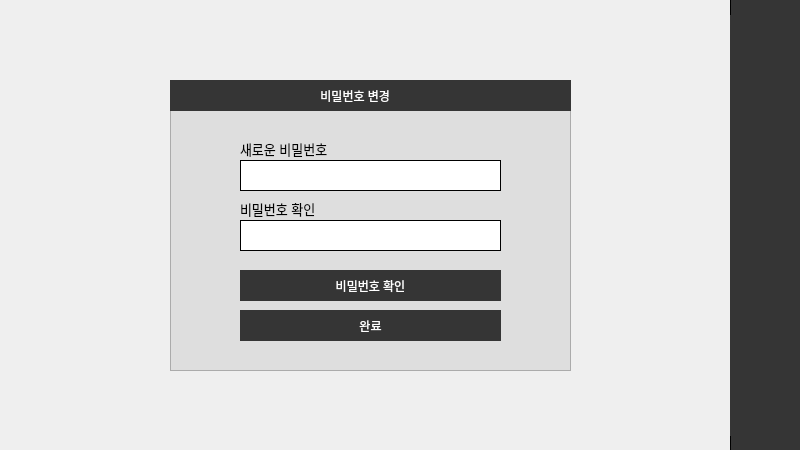
<?xml version="1.0" encoding="UTF-8"?>
<ui version="4.0">
 <class>Dialog</class>
 <widget class="QDialog" name="Dialog">
  <property name="geometry">
   <rect>
    <x>0</x>
    <y>0</y>
    <width>800</width>
    <height>450</height>
   </rect>
  </property>
  <property name="windowTitle">
   <string>비밀번호 변경</string>
  </property>
  <property name="styleSheet">
   <string notr="true"/>
  </property>
  <widget class="QTextBrowser" name="textBrowser">
   <property name="geometry">
    <rect>
     <x>170</x>
     <y>110</y>
     <width>401</width>
     <height>261</height>
    </rect>
   </property>
   <property name="styleSheet">
    <string notr="true">background-color:#dedede;</string>
   </property>
  </widget>
  <widget class="QLabel" name="label_6">
   <property name="geometry">
    <rect>
     <x>240</x>
     <y>200</y>
     <width>91</width>
     <height>17</height>
    </rect>
   </property>
   <property name="font">
    <font>
     <family>Arial</family>
     <pointsize>10</pointsize>
     <weight>50</weight>
     <bold>false</bold>
    </font>
   </property>
   <property name="styleSheet">
    <string notr="true"/>
   </property>
   <property name="text">
    <string>비밀번호 확인</string>
   </property>
  </widget>
  <widget class="QLineEdit" name="re_pw">
   <property name="geometry">
    <rect>
     <x>240</x>
     <y>220</y>
     <width>261</width>
     <height>31</height>
    </rect>
   </property>
   <property name="styleSheet">
    <string notr="true">QLineEdit{
border:1px solid #000;
background:#fff;
}

QLineEdit:focus{
border:2px solid #353535;
}</string>
   </property>
  </widget>
  <widget class="QPushButton" name="change_pw_Btn">
   <property name="geometry">
    <rect>
     <x>240</x>
     <y>310</y>
     <width>261</width>
     <height>31</height>
    </rect>
   </property>
   <property name="font">
    <font>
     <family>Arial</family>
     <weight>50</weight>
     <bold>false</bold>
    </font>
   </property>
   <property name="styleSheet">
    <string notr="true">QPushButton{
border:1px solid #353535;
background-color:#353535;
color:#fff;
}

QPushButton:hover{
background-color:#fff;
color:#353535;
}
</string>
   </property>
   <property name="text">
    <string>완료</string>
   </property>
  </widget>
  <widget class="QLineEdit" name="new_pw">
   <property name="geometry">
    <rect>
     <x>240</x>
     <y>160</y>
     <width>261</width>
     <height>31</height>
    </rect>
   </property>
   <property name="styleSheet">
    <string notr="true">QLineEdit{
border:1px solid #000;
background:#fff;
}

QLineEdit:focus{
border:2px solid #353535;
}</string>
   </property>
  </widget>
  <widget class="QLabel" name="label">
   <property name="geometry">
    <rect>
     <x>240</x>
     <y>140</y>
     <width>91</width>
     <height>17</height>
    </rect>
   </property>
   <property name="font">
    <font>
     <family>Arial</family>
     <pointsize>10</pointsize>
     <weight>50</weight>
     <bold>false</bold>
    </font>
   </property>
   <property name="styleSheet">
    <string notr="true"/>
   </property>
   <property name="text">
    <string>새로운 비밀번호</string>
   </property>
  </widget>
  <widget class="QPushButton" name="pw_Btn">
   <property name="geometry">
    <rect>
     <x>240</x>
     <y>270</y>
     <width>261</width>
     <height>31</height>
    </rect>
   </property>
   <property name="font">
    <font>
     <family>Arial</family>
     <weight>50</weight>
     <bold>false</bold>
    </font>
   </property>
   <property name="styleSheet">
    <string notr="true">QPushButton{
border:1px solid #353535;
background-color:#353535;
color:#fff;
}

QPushButton:hover{
background-color:#fff;
color:#353535;
}
</string>
   </property>
   <property name="text">
    <string>비밀번호 확인</string>
   </property>
  </widget>
  <widget class="QLabel" name="label_2">
   <property name="geometry">
    <rect>
     <x>170</x>
     <y>80</y>
     <width>401</width>
     <height>31</height>
    </rect>
   </property>
   <property name="styleSheet">
    <string notr="true">border:1px solid #353535;
background-color:#353535;
color:#fff;</string>
   </property>
   <property name="text">
    <string>                                            비밀번호 변경</string>
   </property>
  </widget>
  <widget class="QPushButton" name="donation_icon">
   <property name="enabled">
    <bool>false</bool>
   </property>
   <property name="geometry">
    <rect>
     <x>730</x>
     <y>295</y>
     <width>71</width>
     <height>71</height>
    </rect>
   </property>
   <property name="font">
    <font>
     <family>Adobe Arabic</family>
     <pointsize>16</pointsize>
    </font>
   </property>
   <property name="styleSheet">
    <string notr="true">QPushButton{
background:#353535;
border:none;
}
QPushButton:hover{
border:2px solid #fff; 
}</string>
   </property>
   <property name="text">
    <string/>
   </property>
   <property name="icon">
    <iconset>
     <normaloff>icon/Icon5.png</normaloff>icon/Icon5.png</iconset>
   </property>
   <property name="iconSize">
    <size>
     <width>35</width>
     <height>35</height>
    </size>
   </property>
  </widget>
  <widget class="QPushButton" name="home_icon">
   <property name="enabled">
    <bool>false</bool>
   </property>
   <property name="geometry">
    <rect>
     <x>730</x>
     <y>15</y>
     <width>71</width>
     <height>71</height>
    </rect>
   </property>
   <property name="font">
    <font>
     <family>Adobe Arabic</family>
     <pointsize>16</pointsize>
    </font>
   </property>
   <property name="styleSheet">
    <string notr="true">QPushButton{
background:#353535;
border:none;
}
QPushButton:hover{
border:2px solid #fff; 
}</string>
   </property>
   <property name="text">
    <string/>
   </property>
   <property name="icon">
    <iconset>
     <normaloff>icon/Icon1.png</normaloff>icon/Icon1.png</iconset>
   </property>
   <property name="iconSize">
    <size>
     <width>35</width>
     <height>35</height>
    </size>
   </property>
  </widget>
  <widget class="QPushButton" name="return_icon">
   <property name="enabled">
    <bool>false</bool>
   </property>
   <property name="geometry">
    <rect>
     <x>730</x>
     <y>225</y>
     <width>71</width>
     <height>71</height>
    </rect>
   </property>
   <property name="font">
    <font>
     <family>Adobe Arabic</family>
     <pointsize>16</pointsize>
    </font>
   </property>
   <property name="styleSheet">
    <string notr="true">QPushButton{
background:#353535;
border:none;
}
QPushButton:hover{
border:2px solid #fff; 
}</string>
   </property>
   <property name="text">
    <string/>
   </property>
   <property name="icon">
    <iconset>
     <normaloff>icon/Icon4.png</normaloff>icon/Icon4.png</iconset>
   </property>
   <property name="iconSize">
    <size>
     <width>35</width>
     <height>35</height>
    </size>
   </property>
  </widget>
  <widget class="QPushButton" name="search_icon">
   <property name="enabled">
    <bool>false</bool>
   </property>
   <property name="geometry">
    <rect>
     <x>730</x>
     <y>85</y>
     <width>71</width>
     <height>71</height>
    </rect>
   </property>
   <property name="font">
    <font>
     <family>Adobe Arabic</family>
     <pointsize>16</pointsize>
    </font>
   </property>
   <property name="styleSheet">
    <string notr="true">QPushButton{
background:#353535;
border:none;
}
QPushButton:hover{
border:2px solid #fff; 
}</string>
   </property>
   <property name="text">
    <string/>
   </property>
   <property name="icon">
    <iconset>
     <normaloff>icon/Icon2.png</normaloff>icon/Icon2.png</iconset>
   </property>
   <property name="iconSize">
    <size>
     <width>40</width>
     <height>40</height>
    </size>
   </property>
  </widget>
  <widget class="QPushButton" name="shopping_icon">
   <property name="enabled">
    <bool>false</bool>
   </property>
   <property name="geometry">
    <rect>
     <x>730</x>
     <y>155</y>
     <width>71</width>
     <height>71</height>
    </rect>
   </property>
   <property name="font">
    <font>
     <family>Adobe Arabic</family>
     <pointsize>16</pointsize>
    </font>
   </property>
   <property name="styleSheet">
    <string notr="true">QPushButton{
background:#353535;
border:none;
}
QPushButton:hover{
border:2px solid #fff; 
}</string>
   </property>
   <property name="text">
    <string/>
   </property>
   <property name="icon">
    <iconset>
     <normaloff>icon/Icon3.png</normaloff>icon/Icon3.png</iconset>
   </property>
   <property name="iconSize">
    <size>
     <width>35</width>
     <height>35</height>
    </size>
   </property>
  </widget>
  <widget class="QPushButton" name="user_icon">
   <property name="enabled">
    <bool>false</bool>
   </property>
   <property name="geometry">
    <rect>
     <x>730</x>
     <y>365</y>
     <width>71</width>
     <height>71</height>
    </rect>
   </property>
   <property name="font">
    <font>
     <family>Adobe Arabic</family>
     <pointsize>16</pointsize>
    </font>
   </property>
   <property name="styleSheet">
    <string notr="true">QPushButton{
background:#353535;
border:none;
}
QPushButton:hover{
border:2px solid #fff; 
}</string>
   </property>
   <property name="text">
    <string/>
   </property>
   <property name="icon">
    <iconset>
     <normaloff>icon/Icon6.png</normaloff>icon/Icon6.png</iconset>
   </property>
   <property name="iconSize">
    <size>
     <width>40</width>
     <height>40</height>
    </size>
   </property>
  </widget>
  <widget class="QTextBrowser" name="textBrowser_4">
   <property name="geometry">
    <rect>
     <x>730</x>
     <y>-20</y>
     <width>71</width>
     <height>471</height>
    </rect>
   </property>
   <property name="styleSheet">
    <string notr="true">border:1px solid; background-color:#353535;</string>
   </property>
  </widget>
  <zorder>textBrowser_4</zorder>
  <zorder>textBrowser</zorder>
  <zorder>label_6</zorder>
  <zorder>re_pw</zorder>
  <zorder>change_pw_Btn</zorder>
  <zorder>new_pw</zorder>
  <zorder>label</zorder>
  <zorder>pw_Btn</zorder>
  <zorder>label_2</zorder>
  <zorder>donation_icon</zorder>
  <zorder>home_icon</zorder>
  <zorder>return_icon</zorder>
  <zorder>search_icon</zorder>
  <zorder>shopping_icon</zorder>
  <zorder>user_icon</zorder>
 </widget>
 <resources>
  <include location="re.qrc"/>
 </resources>
 <connections/>
</ui>
